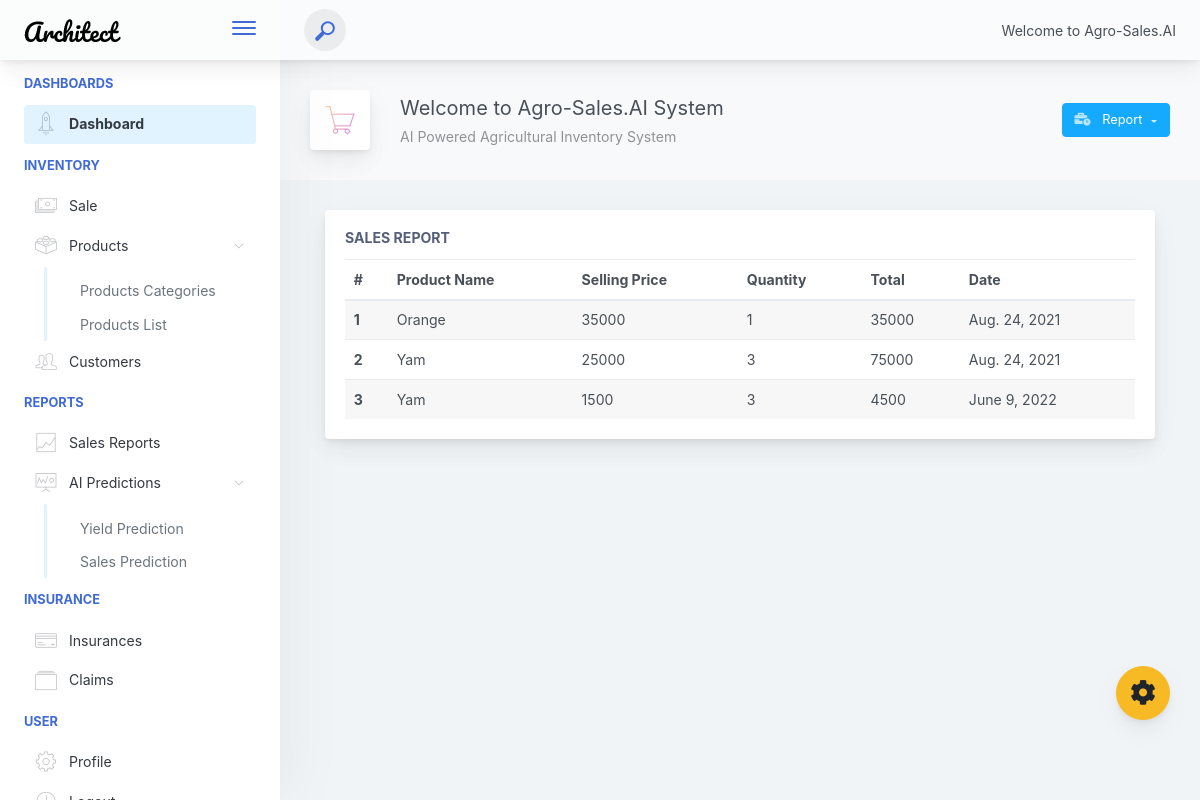
The app's page /report, older data.
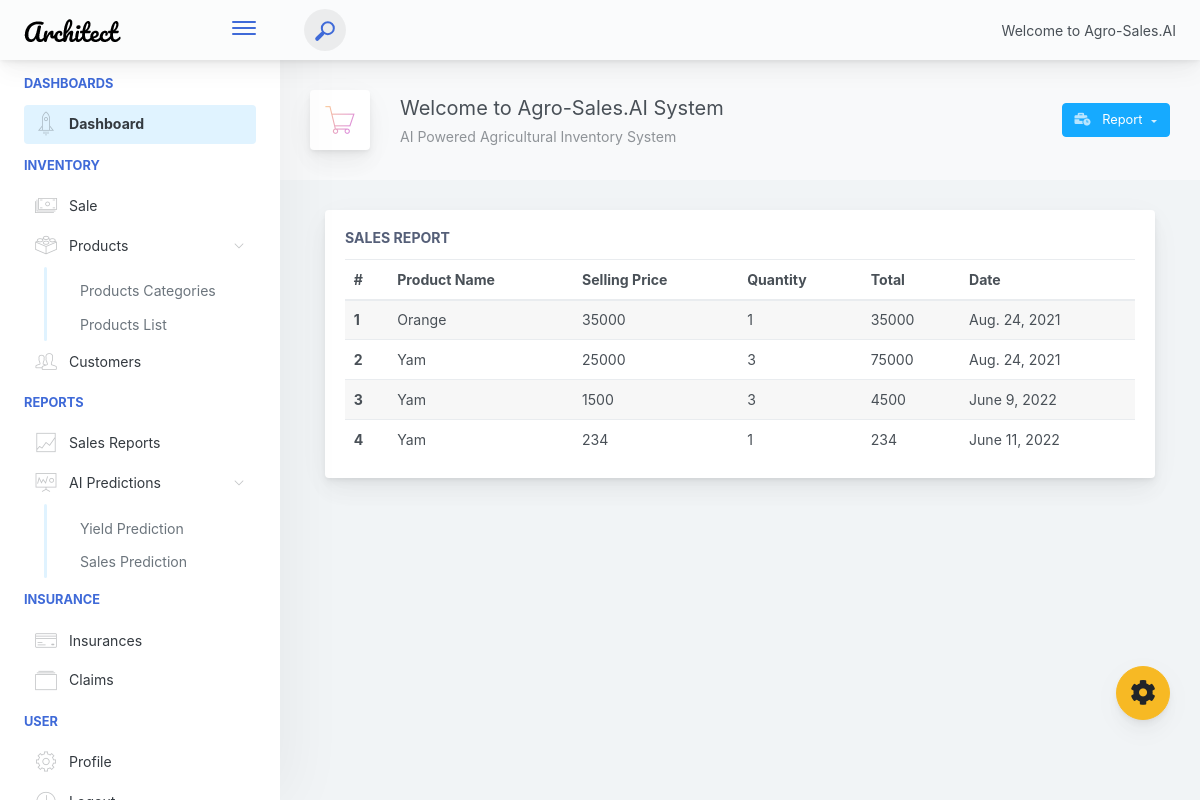
The same page, newer data.
### app/models.py (models this page shows, shortened)
class Sale(models.Model):
    products = models.ForeignKey('Product', null=True, on_delete=models.SET_NULL)
    selling_price = models.IntegerField()
    quantity = models.IntegerField()
    date_created = DateField(auto_now_add=True)
    @property
    def Total_sales(self):
        sales = self.selling_price
        quant = self.quantity
        total = sales * quant
        return total

class Product(models.Model):
    prod_name = models.CharField(max_length=50, null=True)
    prod_cat = models.ForeignKey(Category, db_column='cat_name', null=True, on_delete=models.SET_NULL)
    buying_price = models.IntegerField()
    prod_qty = models.IntegerField()
    date_created = models.DateField(auto_now_add=True)
    def __str__(self):
        return self.prod_name

### app/views.py (the view)
# urls.py: path('report', views.report, name='report'),
def report(request):
    reports = Sale.objects.all()
    pagination = Paginator(reports, 10)
    page_num = request.GET.get('page')
    pag_obj = pagination.get_page(page_num)
    context = {'pag_obj': pag_obj, 'reports': reports, }
    return render(request, 'report.html', context)

### app/templates/report.html
{% extends 'header.html' %}
{% block content %}
{% include 'sidebar.html' %}
<div class="app-main__outer">
    <div class="app-main__inner">
        <div class="app-page-title">
            <div class="page-title-wrapper">
                <div class="page-title-heading">
                    <div class="page-title-icon">
                        <i class="pe-7s-cart icon-gradient bg-mean-fruit">
                        </i>
                    </div>
                    <div>Welcome to Agro-Sales.AI System
                        <div class="page-title-subheading">AI Powered Agricultural Inventory System
                        </div>
                    </div>
                </div>
                <div class="page-title-actions">
                    <button type="button" aria-haspopup="true" aria-expanded="false"
                        class="btn-shadow dropdown-toggle btn btn-info">
                        <span class="btn-icon-wrapper pr-2 opacity-7">
                            <i class="fa fa-business-time fa-w-20"></i>
                        </span>
                        Report
                    </button>
                </div>
            </div>
        </div>
        <div class="col-lg-12">
            <div class="main-card mb-3 card">
                <div class="card-body">
                    <h5 class="card-title">Sales Report</h5>
                    <table style="width:100%;" class="mb-0 table table-striped">
                        <thead>
                            <tr>
                                <th>#</th>
                                <th>Product Name</th>
                                <th>Selling Price</th>
                                <th>Quantity</th>
                                <th>Total</th>
                                <th>Date</th>
                            </tr>
                        </thead>
                        <tbody>
                            {% for r in reports %}
                            <tr>
                                <th scope="row">{{r.id}}</th>
                                <td>{{r.products}}</td>
                                <td>{{r.selling_price}}</td>
                                <td>{{r.quantity}}</td>
                                <td>{{r.Total_sales}}</td>
                                <td>{{r.date_created}}</td>
                            </tr>
                            {% endfor %}
                        </tbody>
                    </table>
                </div>
            </div>
        </div>
    </div>
</div>
{% endblock content %}

Row changes from the older to the newer data that the page shows:
added Sale: id "4", products "Yam", selling_price "234", quantity "1", Total_sales "234", date_created "June 11, 2022"
